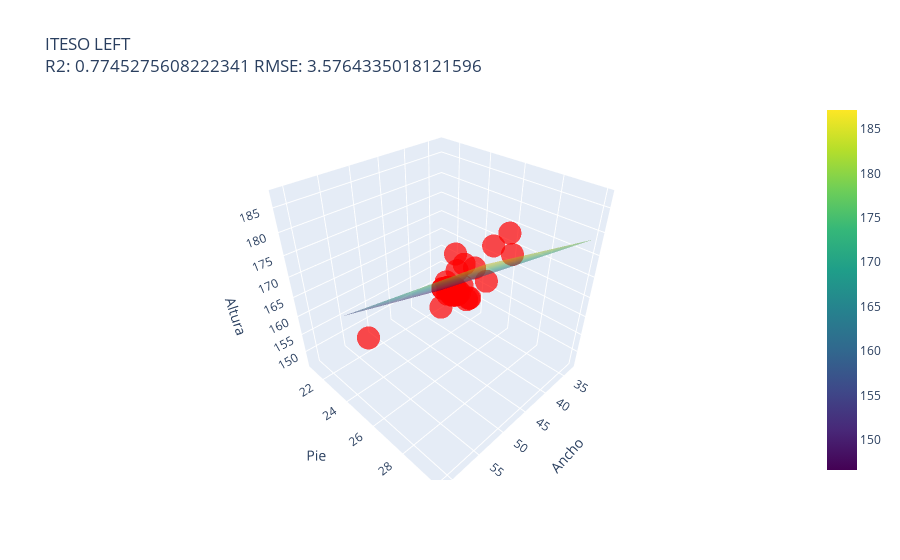

Notebook source saved alongside this figure:
### Code cell
# Definir rangos para las variables independientes
x1_range = np.linspace(min(x_train_left['width']), max(x_train_left['width']), 20)
x2_range = np.linspace(min(x_train_left['shoe_size']), max(x_train_left['shoe_size']), 20)
x1_mesh, x2_mesh = np.meshgrid(x1_range, x2_range)

# Escalar el meshgrid para predicción
x_mesh_scaled = ss_left.transform(np.vstack((x1_mesh.ravel(), x2_mesh.ravel())).T)

# Predecir los valores con el modelo escalado
y_mesh_scaled = rg_l.predict(x_mesh_scaled)

# Crear scatterplot 3D de los puntos reales
scatter = go.Scatter3d(
    x=x_test_left['width'], y=x_test_left['shoe_size'], z=y_test_left,
    mode='markers',
    marker=dict(size=8, color='red', opacity=0.7)
)

# Crear el plano de regresión
surface = go.Surface(
    x=x1_mesh, y=x2_mesh, z=y_mesh_scaled.reshape(x1_mesh.shape),
    colorscale='Viridis', opacity=0.5
)

# Configuración del layout
layout = go.Layout(
    title=f"ITESO LEFT<br>R2: {r2_score(y_test_left, r_pred_left)} RMSE: {root_mean_squared_error(y_test_left, r_pred_left)}",
    scene=dict(
        xaxis_title='Ancho',
        yaxis_title='Pie',
        zaxis_title='Altura'
    )
)

# Crear la figura
fig = go.Figure(data=[scatter, surface], layout=layout)

# Mostrar la figura interactiva
fig.show()

### Figure 1 — Plotly figure (JSON) as saved in the notebook; plotly's stock layout.template omitted (floating-point values rounded to 4 significant figures; data arrays with more than 128 entries replaced by an {"elided": "..."} marker saying what was removed)
{"data": [{"marker": {"color": "red", "opacity": 0.7, "size": 8}, "mode": "markers", "type": "scatter3d", "x": [39, 50, 45, 43, 42, 41, 39, 39, 36, 41, 42, 39, 42, 36, 36, 39, 42, 36, 43, 46, 42, 42, 41, 40, 45, 40, 47, 48, 42, 41, 39, 41, 41, 61, 40, 49, 35, 43], "y": [23, 28, 26, 25, 25, 24, 23, 24, 23, 24, 26, 24, 25, 23, 23, 24.5, 25, 22.5, 28, 26, 27, 25, 23.5, 24, 27.5, 24, 27, 27, 28, 24, 24, 24, 24, 26, 24, 27, 22, 26], "z": [156, 173, 166, 163, 162, 159, 156, 157, 164, 160, 170, 157, 161, 154, 154, 166, 161, 153, 182, 166, 177, 161, 153, 158, 172, 157, 168, 172, 177, 160, 157, 160, 158, 168, 157, 176, 153, 163]}, {"colorscale": [[0, "#440154"], [0.1111, "#482878"], [0.2222, "#3e4989"], [0.3333, "#31688e"], [0.4444, "#26828e"], [0.5556, "#1f9e89"], [0.6667, "#35b779"], [0.7778, "#6ece58"], [0.8889, "#b5de2b"], [1, "#fde725"]], "opacity": 0.5, "type": "surface", "x": {"elided": "20x20 float values"}, "y": {"elided": "20x20 float values"}, "z": {"elided": "20x20 float values"}}], "layout": {"scene": {"xaxis": {"title": {"text": "Ancho"}}, "yaxis": {"title": {"text": "Pie"}}, "zaxis": {"title": {"text": "Altura"}}}, "title": {"text": "ITESO LEFT<br>R2: 0.7745275608222341 RMSE: 3.5764335018121596"}}}
